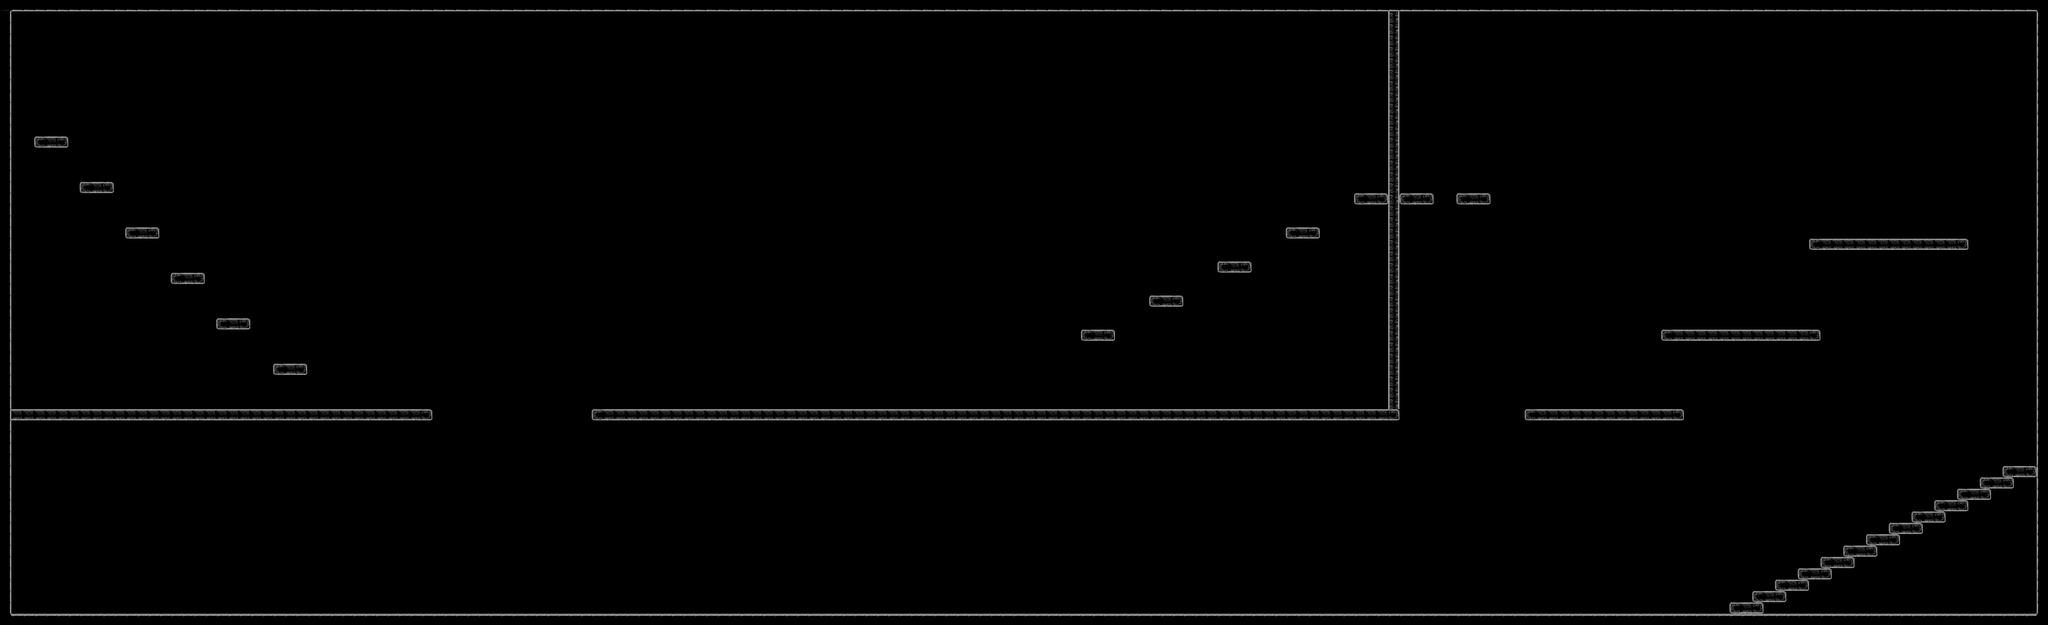

Tiled map render using the project's own tile images. Description and the map definition, with tile-layer contents summarised, below:
An orthogonal 180x55 tile map with 15x15 px tiles, 2 tile layers (Collision, Layer1), 2 tilesets.

<map version="1.0" orientation="orthogonal" width="180" height="55" tilewidth="15" tileheight="15">
 <tileset firstgid="1" name="Collision" tilewidth="15" tileheight="15">
  <image source="Collision.png" width="15" height="15" />
 </tileset>
 <tileset firstgid="2" name="Test" tilewidth="15" tileheight="15">
  <image source="Test.png" width="100" height="100" />
 </tileset>
 <layer name="Collision" width="180" height="55">
  <data>[9900 cells, 729 non-empty, 1 distinct tile ids]</data>
 </layer>
 <layer name="Layer1" width="180" height="55">
  <data>[9900 cells, 9900 non-empty, 13 distinct tile ids]</data>
 </layer>
</map>